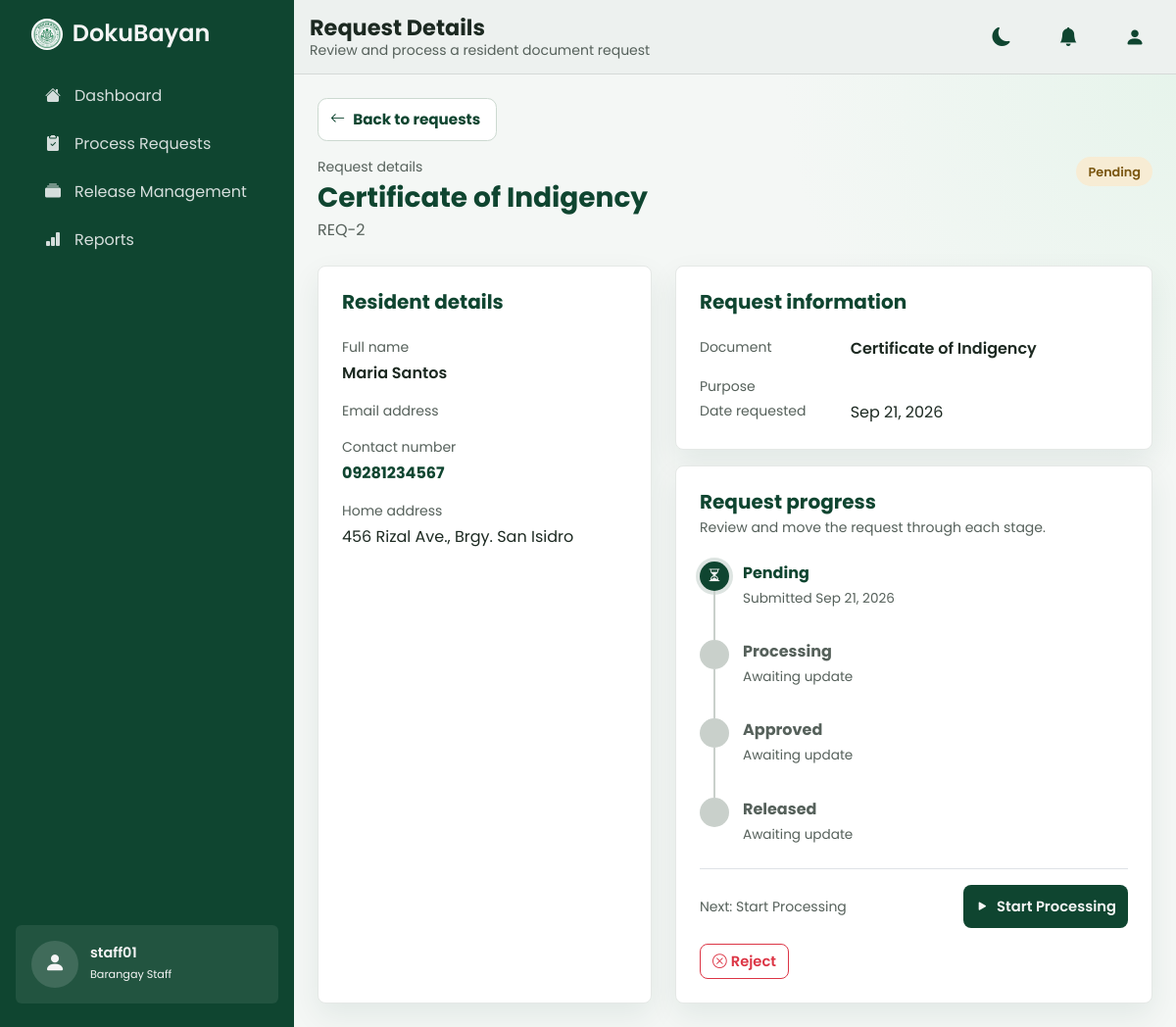
Page /staff/view-details.php?req=2 (signed in) on the committed database.
### tables this page shows
CREATE TABLE requests (
    request_id    INT AUTO_INCREMENT PRIMARY KEY,
    resident_id   INT NOT NULL,
    document_id   INT NOT NULL,
    processed_by  INT NULL,  
    request_date  DATETIME NOT NULL DEFAULT CURRENT_TIMESTAMP,
    status        VARCHAR(30) NOT NULL DEFAULT 'Pending',
    purpose       TEXT NULL,
    remarks       TEXT NULL,
    amount_due    DECIMAL(10,2) NOT NULL DEFAULT 0,

    CONSTRAINT fk_requests_resident
        FOREIGN KEY (resident_id) REFERENCES residents(resident_id)
        ON UPDATE CASCADE ON DELETE RESTRICT,

    CONSTRAINT fk_requests_document
        FOREIGN KEY (document_id) REFERENCES document_types(document_id)
        ON UPDATE CASCADE ON DELETE RESTRICT,

    CONSTRAINT fk_requests_user
        FOREIGN KEY (processed_by) REFERENCES users(id)
        ON UPDATE CASCADE ON DELETE SET NULL
);

CREATE TABLE document_types (
    document_id       INT AUTO_INCREMENT PRIMARY KEY,
    document_number   VARCHAR(50)  NOT NULL UNIQUE,
    document_name      VARCHAR(100) NOT NULL,  
    file_path         VARCHAR(255) NULL, 
    processing_days   INT NOT NULL DEFAULT 1,
    fee               DECIMAL(10,2) NOT NULL DEFAULT 0,
    requirements      TEXT NULL,
    is_active         TINYINT(1) NOT NULL DEFAULT 1
);

CREATE TABLE residents (
    resident_id     INT AUTO_INCREMENT PRIMARY KEY,
    user_id         INT NULL UNIQUE,
    first_name      VARCHAR(100) NOT NULL,
    last_name       VARCHAR(100) NOT NULL,
    address         VARCHAR(255) NOT NULL,
    contact_number  VARCHAR(20)  NOT NULL,
    status          ENUM('pending', 'verified', 'rejected') NOT NULL DEFAULT 'pending',
    created_at      DATETIME NOT NULL DEFAULT CURRENT_TIMESTAMP,

    CONSTRAINT fk_residents_user
        FOREIGN KEY (user_id) REFERENCES users(id)
        ON UPDATE CASCADE ON DELETE SET NULL
);

### staff/view-details.php (the view, shortened to what this page needs)
<?php
require_once __DIR__ . "/../config/database.php";
$requestId = filter_var($_GET["req"] ?? null, FILTER_VALIDATE_INT);
$stmt = $pdo->prepare("SELECT q.request_id, CONCAT(r.first_name, \" \", r.last_name) AS name, u.email, r.contact_number AS contact, r.address, d.document_name AS document, q.purpose, q.remarks, q.request_date, q.status FROM requests q JOIN residents r ON r.resident_id = q.resident_id LEFT JOIN users u ON u.id = r.user_id JOIN document_types d ON d.document_id = q.document_id WHERE q.request_id = ?");
$stmt->execute([$requestId ?: 0]); $row = $stmt->fetch();
$request = $row ? ["id" => (int) $row["request_id"], "number" => "REQ-" . $row["request_id"], "name" => $row["name"], "email" => $row["email"] ?? "", "contact" => $row["contact"], "address" => $row["address"], "document" => $row["document"], "purpose" => $row["purpose"] ?? "", "date" => date("M j, Y", strtotime($row["request_date"])), "status" => strtolower($row["status"]) === "ready for release" ? "ready" : (strtolower($row["status"]) === "released" ? "claimed" : strtolower($row["status"]))] : null;
$requestNumber = $request["number"] ?? "";
$statusLabels = [
    'pending' => 'Pending',
    'processing' => 'Processing',
    'ready' => 'Ready for Release',
    'claimed' => 'Released',
    'cancelled' => 'Cancelled',
    'rejected' => 'Rejected',
];
$statusStages = ['pending', 'processing', 'ready', 'claimed'];
$stageIcons = ['bi-hourglass-split', 'bi-gear-fill', 'bi-patch-check-fill', 'bi-box-seam-fill'];
$actionLabels = [
    'pending' => 'Start Processing',
    'processing' => 'Approve Request',
];
?>
<?php include __DIR__ . '/../page-layout/header.php' ?>
    <main class="resident-content flex-grow-1 overflow-auto p-3 p-lg-4">
        <div class="mx-auto content-max-width">
            <a href="process-requests.php" class="back-to-details d-inline-flex align-items-center gap-2 text-decoration-none heading-green mb-3">
                <i class="bi bi-arrow-left" aria-hidden="true"></i><span>Back to requests</span>
            </a>
            <?php if (!$request): ?>
                <section class="panel-white p-4">
                    <h1 class="h5 fw-bold heading-green">Request not found</h1>
                    <p class="text-muted-soft mb-3">This request number is not available in the current request list.</p>
                    <a href="process-requests.php" class="btn btn-brand">Return to requests</a>
                </section>
            <?php else:
                $currentStage = array_search($request['status'], $statusStages, true);
            ?>
                <div class="d-flex flex-wrap justify-content-between align-items-start gap-3 mb-4">
                    <div>
                        <p class="small text-muted-soft mb-1">Request details</p>
                        <h1 class="h3 fw-bold heading-green mb-1"><?= htmlspecialchars($request['document']) ?></h1>
                        <span class="text-muted-soft"><?= htmlspecialchars($requestNumber) ?></span>
                    </div>
                    <span id="requestStatus" class="status-badge status-<?= htmlspecialchars($request['status']) ?>">
                        <?= htmlspecialchars($statusLabels[$request['status']] ?? ucfirst($request['status'])) ?>
                    </span>
                </div>
                <div class="row g-3 g-lg-4">
                    <div class="col-lg-5">
                        <section class="panel-white p-4 h-100">
                            <h2 class="h5 fw-bold heading-green mb-4">Resident details</h2>
                            <dl class="mb-0">
                                <dt class="small text-muted-soft fw-normal mb-1">Full name</dt>
                                <dd class="fw-semibold mb-3"><?= htmlspecialchars($request['name']) ?></dd>
                                <dt class="small text-muted-soft fw-normal mb-1">Email address</dt>
                                <dt class="small text-muted-soft fw-normal mb-1">Contact number</dt>
                                <dd class="mb-3"><a class="heading-green" href="tel:<?= htmlspecialchars(preg_replace('/\s+/', '', $request['contact'])) ?>"><?= htmlspecialchars($request['contact']) ?></a></dd>
                                <dt class="small text-muted-soft fw-normal mb-1">Home address</dt>
                                <dd class="mb-0"><?= htmlspecialchars($request['address']) ?></dd>
                            </dl>
                        </section>
                    </div>
                    <div class="col-lg-7">
                        <section class="panel-white p-4 mb-3">
                            <h2 class="h5 fw-bold heading-green mb-4">Request information</h2>
                            <dl class="row mb-0">
                                <dt class="col-sm-4 small text-muted-soft fw-normal mb-1">Document</dt>
                                <dd class="col-sm-8 fw-semibold mb-3"><?= htmlspecialchars($request['document']) ?></dd>
                                <dt class="col-sm-4 small text-muted-soft fw-normal mb-1">Purpose</dt>
                                <dd class="col-sm-8 mb-3"><?= htmlspecialchars($request['purpose']) ?></dd>
                                <dt class="col-sm-4 small text-muted-soft fw-normal mb-1">Date requested</dt>
                                <dd class="col-sm-8 mb-0"><?= htmlspecialchars($request['date']) ?></dd>
                            </dl>
                        </section>
                        <section class="panel-white p-4">
                            <div class="d-flex flex-wrap justify-content-between align-items-start gap-2 mb-4">
                                <div>
                                    <h2 class="h5 fw-bold heading-green mb-1">Request progress</h2>
                                    <p class="small text-muted-soft mb-0">Review and move the request through each stage.</p>
                                </div>
                            </div>
                            <?php if ($request['status'] === 'cancelled'): ?>
                                <p class="mb-0 text-muted-soft">This request was cancelled by the resident.</p>
                            <?php else: ?>
                            <div id="requestTimeline" data-request-id="<?= (int) $request["id"] ?>" class="request-timeline mb-4" data-stage="<?= (int) $currentStage ?>">
                                <?php foreach (['Pending', 'Processing', 'Approved', 'Released'] as $index => $step): ?>
                                    <div class="status-step <?= $index < $currentStage ? 'is-complete' : ($index === $currentStage ? 'is-current' : '') ?>" data-step="<?= $index ?>"<?= $index === $currentStage ? ' aria-current="step"' : '' ?>>
                                        <div class="step-circle">
                                            <?php if ($index === $currentStage): ?><i class="bi <?= htmlspecialchars($stageIcons[$index]) ?>" aria-hidden="true"></i><?php endif; ?>
                                        </div>
                                        <p class="step-title mb-1"><?= htmlspecialchars($step) ?></p>
                                        <p class="step-date mb-0" data-step-date><?= $index === 0 ? 'Submitted ' . htmlspecialchars($request['date']) : ($index <= $currentStage ? 'Completed' : 'Awaiting update') ?></p>
                                    </div>
                                <?php endforeach; ?>
                            </div>
                            <div class="d-flex flex-wrap align-items-center justify-content-between gap-3 border-top pt-3">
                                <span id="workflowMessage" class="small text-muted-soft" aria-live="polite">
                                    <?= $request['status'] === 'claimed' ? 'This request has been released.' : ($request['status'] === 'ready' ? 'Ready for release. Complete this request on Release Management.' : 'Next: ' . htmlspecialchars($actionLabels[$request['status']] ?? 'No further action')) ?>
                                </span>
                                <?php if (isset($actionLabels[$request['status']])): ?>
                                    <button type="button" class="btn btn-brand" id="requestAction" data-next-status="<?= $request['status'] === 'pending' ? 'processing' : 'ready' ?>">
                                        <i class="bi <?= $request['status'] === 'pending' ? 'bi-play-fill' : ($request['status'] === 'processing' ? 'bi-check-lg' : 'bi-box-arrow-up-right') ?> me-1" aria-hidden="true"></i>
                                        <?= htmlspecialchars($actionLabels[$request['status']]) ?>
                                    </button>
                                    <button type="button" class="btn btn-outline-danger" data-bs-toggle="modal" data-bs-target="#rejectRequestModal">
                                        <i class="bi bi-x-circle me-1" aria-hidden="true"></i>Reject
                                    </button>
                                <?php elseif ($request['status'] === 'ready'): ?>
                                    <a class="btn btn-brand" href="release-management.php">Open Release Management</a>
                                <?php else: ?>
                                    <span class="status-badge status-claimed"><i class="bi bi-check-circle-fill" aria-hidden="true"></i> Complete</span>
                                <?php endif; ?>
                            </div>
                            <?php endif; ?>
                        </section>
                    </div>
                </div>
            <?php endif; ?>
        </div>
    </main>
<?php include __DIR__ . '/../page-layout/footer.php' ?>

### assets/css/styles.css (style rules this page uses)
:root { --dark-green: #0F4530; --light-green-hover: #26664c; --accent-green: #0F4530; --white: #f5f5f5; --light-gray: #56615b; --soft-panel: #edf1ef; --surface: #ffffff; --surface-raised: #ffffff; --surface-input: #f8faf9; --gold: #79550f; --danger: #b3261e; --page-bg: #f4f7f5; --border-soft: #dfe8e2; --border-strong: #ccd9d0; --text-dark: #1c2921; --shadow-soft: 0 12px 30px rgba(15, 69, 48, 0.08); }
body { overflow-x: hidden; background: var(--page-bg); color: var(--text-dark); font-family: 'Poppins', system-ui, -apple-system, 'Segoe UI', Roboto, sans-serif; }
.btn { border-radius: 0.5rem; font-size: 0.92rem; font-weight: 600; transition: background-color 0.2s ease, border-color 0.2s ease, color 0.2s ease, transform 0.2s ease; }
:where(a, button, input, select, textarea, [tabindex]):focus-visible { outline-offset: 2px; }
.resident-content { background: radial-gradient(circle at 100% 0, rgba(226, 243, 232, 0.75), transparent 25rem), var(--page-bg); }
.app-content > main { width: 100%; max-width: 1440px; min-width: 0; align-self: center; }
.content-max-width { max-width: 1120px; }
.sidebar-btn .nav-link i, .offcanvas-nav .nav-link i { flex: 0 0 1.25rem; text-align: center; }
.heading-green { color: var(--dark-green); font-weight: 700; }
.text-muted-soft { color: var(--light-gray); }
.btn-brand { background-color: var(--dark-green); color: var(--white); border: none; border-radius: 8px; font-weight: 600; transition: background-color 0.15s ease, box-shadow 0.15s ease, transform 0.1s ease; }
.btn-brand, .btn-outline-brand { min-height: 2.75rem; }
.view-link, .resident-content a:not(.btn):not(.dropdown-item) { color: var(--dark-green) !important; font-weight: 700; text-decoration: none; transition: color 0.15s ease, opacity 0.15s ease; }
.status-step { position: relative; padding-left: 44px; padding-bottom: 32px; justify-content: center; }
.status-step:last-child { padding-bottom: 0; }
.status-step .step-circle { position: absolute; left: 0; top: 0; width: 30px; height: 30px; border-radius: 50%; display: flex; align-items: center; justify-content: center; background-color: #c9d0cb; color: var(--white); font-size: 0.9rem; }
.status-step.is-current .step-circle { background-color: var(--dark-green); box-shadow: 0 0 0 4px rgba(15, 69, 48, 0.14); }
.status-step:not(:last-child)::after { content: ""; position: absolute; left: 14px; top: 30px; width: 2px; height: calc(100% - 30px); background-color: #c9d0cb; }
.step-title { font-weight: 700; color: #1c231f; }
.status-step:not(.is-complete):not(.is-current) .step-title { color: var(--light-gray); }
.status-step.is-current .step-title { color: var(--dark-green); }
.step-date { font-size: 0.85rem; color: var(--light-gray); }
.panel-white { background-color: var(--surface); border: 1px solid #e5e8e6; border-radius: 0.5rem; box-shadow: var(--shadow-soft); }
.status-badge { display: inline-flex; align-items: center; gap: 6px; white-space: nowrap; font-weight: 600; font-size: 0.8rem; padding: 0.35rem 0.75rem; border-radius: 999px; }
.status-pending { color: var(--gold); background: #f7ecd4; }
.back-to-details { gap: 0.5rem; min-height: 2.75rem; padding: 0.5rem 1rem 0.5rem 0.75rem; border: 1px solid var(--border-strong); border-radius: 0.6rem; background-color: var(--surface); font-weight: 600; font-size: 0.95rem; }
html { overflow-x: clip; }

### rows in the picture
requests: document.document_name "Certificate of Indigency", resident.contact_number "09281234567", resident.address "456 Rizal Ave., Brgy. San Isidro"

### other values in the picture
$item['label'] "Dashboard"
$item['label'] "Process Requests"
$item['label'] "Release Management"
$item['label'] "Reports"
$name "staff01"
$roleBadge[$role] "Barangay Staff"
$pageTitle "Request Details"
$pageDescription "Review and process a resident document request"
$requestNumber "REQ-2"
$statusLabels[$request['status']] "Pending"
$request['name'] "Maria Santos"
$request['date'] "Sep 21, 2026"
$step "Pending"
$step "Processing"
$step "Approved"
